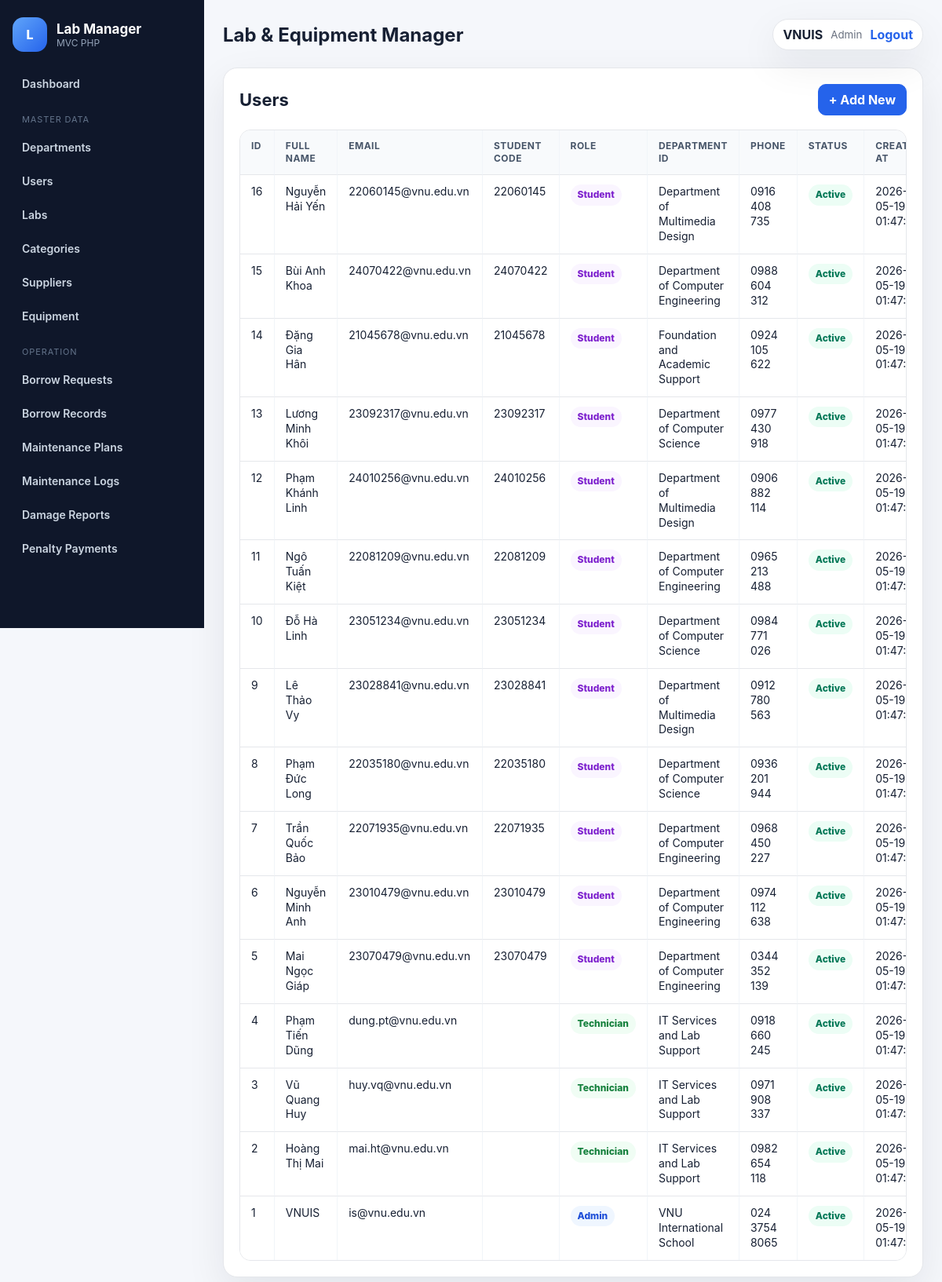
/index.php?route=users/index (signed in), run on the app's committed database.
### tables this page shows
CREATE TABLE users (
    id INT AUTO_INCREMENT PRIMARY KEY,
    department_id INT NULL,
    full_name VARCHAR(120) NOT NULL,
    email VARCHAR(150) NOT NULL UNIQUE,
    student_code VARCHAR(8) UNIQUE,
    password_hash VARCHAR(255) NOT NULL,
    role ENUM('admin', 'student', 'technician') NOT NULL DEFAULT 'student',
    phone VARCHAR(20),
    status ENUM('active', 'inactive') NOT NULL DEFAULT 'active',
    created_at DATETIME NOT NULL DEFAULT CURRENT_TIMESTAMP,

    CONSTRAINT fk_users_department
        FOREIGN KEY (department_id) REFERENCES departments(id)
        ON UPDATE CASCADE
        ON DELETE SET NULL
);

### app/core/Controller.php (called while the page is built, shortened)
<?php
class Controller
{
    public function __construct()
    {
        $this->pdo = Database::getConnection();
    }
    protected function view(string $view, array $data = []): void
    {
        extract($data);
        require BASE_PATH . '/app/views/layouts/header.php';
        require BASE_PATH . '/app/views/' . $view . '.php';
        require BASE_PATH . '/app/views/layouts/footer.php';
    }
}

### app/controllers/CrudController.php (called while the page is built, shortened)
<?php
class CrudController extends Controller
{
    protected string $moduleKey;
    protected array $schema;
    protected BaseModel $model;
    public function __construct(string $moduleKey)
    {
        parent::__construct();
        $this->moduleKey = $moduleKey;
        $this->schema = Schema::get($moduleKey);
        $this->model = new BaseModel($this->pdo);
    }
    public function index(): void
    {
        $where = $this->studentWhere();
        $rows = $this->model->getAll($this->schema, $where);
        $options = $this->loadRelationOptions();
        $this->view('crud/index', [
            'moduleKey' => $this->moduleKey,
            'schema' => $this->schema,
            'rows' => $rows,
            'options' => $options,
            'canCreate' => $this->can('create'),
            'canEdit' => $this->can('edit'),
            'canDelete' => $this->can('delete'),
        ]);
    }
    protected function can(string $action): bool
    {
        $roles = $this->schema['roles'][$action] ?? [];
        return Auth::check() && in_array(Auth::role(), $roles, true);
    }
    protected function studentWhere(): ?array
    {
        if (!Auth::isStudent()) return null;
        return null;
    }
    protected function loadRelationOptions(): array
    {
        $options = [];
        foreach ($this->schema['fields'] as $field => $meta) {
            if (($meta['type'] ?? '') === 'relation') {
                $rel = $meta['relation'];
                $options[$field] = $this->model->relationOptions($rel['table'], $rel['label'], $rel['extra'] ?? null);
            }
        }
        return $options;
    }
}

### index.php (called while the page is built, shortened)
<?php
require_once __DIR__ . '/config/config.php';
require_once BASE_PATH . '/app/core/Database.php';
require_once BASE_PATH . '/app/core/Auth.php';
require_once BASE_PATH . '/app/core/Controller.php';
require_once BASE_PATH . '/app/core/Schema.php';
require_once BASE_PATH . '/app/models/BaseModel.php';
require_once BASE_PATH . '/app/controllers/CrudController.php';
$route = $_GET['route'] ?? (Auth::check() ? 'dashboard/index' : 'auth/login');
[$module, $action] = array_pad(explode('/', $route, 2), 2, 'index');
$controller = new $controllerClass();
$method = $action === 'view' ? 'viewAction' : $action;
$controller->$method();

### config/config.php (called while the page is built, shortened)
<?php
function app_base_path(): string
{
    $scriptName = str_replace('\\', '/', $_SERVER['SCRIPT_NAME'] ?? '/index.php');
    $dir = rtrim(dirname($scriptName), '/');
    return ($dir === '.' || $dir === '/') ? '' : $dir;
}
function current_origin(): string
{
    $host = $_SERVER['HTTP_HOST'] ?? 'localhost';
    $https = (!empty($_SERVER['HTTPS']) && $_SERVER['HTTPS'] !== 'off');
    $scheme = $https ? 'https' : 'http';
    return $scheme . '://' . $host;
}
function base_url(): string
{
    return current_origin() . app_base_path();
}
function is_public_document_root(): bool
{
    $documentRoot = realpath($_SERVER['DOCUMENT_ROOT'] ?? '');
    $publicPath = realpath(BASE_PATH . '/public');
    return $documentRoot && $publicPath && $documentRoot === $publicPath;
}
function public_url(): string
{
    $base = base_url();
    return $base . '/public';
}
function url(string $route = '', array $params = []): string
{
    $query = array_merge(['route' => $route], $params);
    return base_url() . '/index.php?' . http_build_query($query);
}
function asset(string $path): string
{
    return public_url() . '/assets/' . ltrim($path, '/') . '?v=6';
}
function e($value): string
{
    return htmlspecialchars((string)$value, ENT_QUOTES, 'UTF-8');
}

### app/core/Auth.php (called while the page is built, shortened)
<?php
class Auth
{
    public static function user(): ?array
    {
        return $_SESSION['user'] ?? null;
    }
    public static function role(): ?string
    {
        return $_SESSION['user']['role'] ?? null;
    }
    public static function check(): bool
    {
        return isset($_SESSION['user']);
    }
    public static function isAdmin(): bool
    {
        return self::role() === 'admin';
    }
    public static function isStudent(): bool
    {
        return self::role() === 'student';
    }
}

### app/models/BaseModel.php (called while the page is built, shortened)
<?php
class BaseModel
{
    protected PDO $pdo;
    public function __construct(PDO $pdo)
    {
        $this->pdo = $pdo;
    }
    public function getAll(array $schema, ?array $where = null): array
    {
        $table = $schema['table'];
        $sql = "SELECT * FROM `$table`";
        $params = [];
        $sql .= " ORDER BY id DESC";
        $stmt = $this->pdo->prepare($sql);
        $stmt->execute($params);
        return $stmt->fetchAll();
    }
    public function relationOptions(string $table, string $labelField, ?string $extraField = null): array
    {
        $columns = ['id', $labelField];
        $select = implode(', ', array_map(fn($c) => "`$c`", $columns));
        $stmt = $this->pdo->query("SELECT $select FROM `$table` ORDER BY `$labelField` ASC");
        $items = [];
        while ($row = $stmt->fetch()) {
            $label = $row[$labelField] ?? ('#' . $row['id']);
            $items[(string)$row['id']] = $label;
        }
        return $items;
    }
}

### app/core/Database.php (called while the page is built, shortened)
<?php
class Database
{
    private static ?PDO $pdo = null;
    public static function getConnection(): PDO
    {
        $dsn = 'mysql:host=' . DB_HOST . ';dbname=' . DB_NAME . ';charset=' . DB_CHARSET;
        try {
            self::$pdo = new PDO($dsn, DB_USER, DB_PASS, [
                PDO::ATTR_ERRMODE => PDO::ERRMODE_EXCEPTION,
                PDO::ATTR_DEFAULT_FETCH_MODE => PDO::FETCH_ASSOC,
                PDO::ATTR_EMULATE_PREPARES => false,
            ]);
            self::ensureLatestSchema(self::$pdo);
            return self::$pdo;
        } catch (PDOException $e) {
            if (AUTO_INSTALL_DATABASE && strpos($e->getMessage(), 'Unknown database') !== false) {
                self::installDatabase();
                self::$pdo = new PDO($dsn, DB_USER, DB_PASS, [
                    PDO::ATTR_ERRMODE => PDO::ERRMODE_EXCEPTION,
                    PDO::ATTR_DEFAULT_FETCH_MODE => PDO::FETCH_ASSOC,
                    PDO::ATTR_EMULATE_PREPARES => false,
                ]);
                return self::$pdo;
            }
            die('Database connection failed: ' . $e->getMessage());
        }
    }
    private static function ensureLatestSchema(PDO $pdo): void
    {
        try {
            $stmt = $pdo->query("SHOW COLUMNS FROM users LIKE 'student_code'");
            $hasStudentCode = (bool)$stmt->fetch();
        } catch (Throwable $e) {
            self::installDatabase();
            self::$pdo = null;
        }
    }
}

### app/controllers/UsersController.php (called while the page is built)
<?php
class UsersController extends CrudController
{
    public function __construct()
    {
        parent::__construct('users');
    }
}

### app/core/Schema.php (called while the page is built, shortened)
<?php
class Schema
{
    public static function get(string $key): array
    {
        $all = self::all();
        return $all[$key];
    }
}

### app/views/crud/index.php (the view, shortened to what this page needs)
<section class="panel">
    <div class="panel-header">
        <div>
            <h2><?= e($schema['title']) ?></h2>
        </div>
        <?php if ($canCreate): ?>
            <a class="btn btn-primary" href="<?= url($moduleKey . '/create') ?>">+ Add New</a>
        <?php endif; ?>
    </div>
    <div class="table-responsive">
        <table class="data-table">
            <thead>
                <tr>
                    <?php foreach ($schema['list'] as $col): ?>
                        <th><?= e(ucwords(str_replace('_',' ', $col))) ?></th>
                    <?php endforeach; ?>
                </tr>
            </thead>
            <tbody>
                <?php foreach ($rows as $row): ?>
                    <tr>
                        <?php foreach ($schema['list'] as $col): ?>
                            <td>
                                <?php
                                    $value = $row[$col] ?? '';
                                    if (isset($options[$col]) && $value !== null) {
                                        echo e($options[$col][(string)$value] ?? ('#' . $value));
                                    } elseif ($col === 'status' || str_ends_with($col, '_status') || $col === 'role') {
                                        echo '<span class="badge badge-' . e((string)$value) . '">' . e((string)$value) . '</span>';
                                    } else {
                                        echo e(mb_strimwidth((string)$value, 0, 70, '...'));
                                    }
                                ?>
                            </td>
                        <?php endforeach; ?>
                    </tr>
                <?php endforeach; ?>
            </tbody>
        </table>
    </div>
</section>

### app/views/layouts/header.php (shortened to what this page needs)
<?php $user = Auth::user(); ?>
<!doctype html>
<html lang="en">
<head>
    <link rel="stylesheet" href="<?= asset('css/app.css') ?>">
        <?php
        $cssFile = BASE_PATH . '/public/assets/css/app.css';
        if (is_file($cssFile)) {
            readfile($cssFile);
        }
        ?>
</head>
<body>
<?php if (Auth::check()): ?>
<div class="app-shell">
    <aside class="sidebar">
        <div class="brand">
            <div class="brand-icon">L</div>
            <div>
                <strong>Lab Manager</strong>
                <span>MVC PHP</span>
            </div>
        </div>
        <nav class="nav">
            <a href="<?= url('dashboard/index') ?>">Dashboard</a>
            <div class="nav-title">Master Data</div>
            <?php if (in_array(Auth::role(), ['admin','technician'], true)): ?>
                <a href="<?= url('departments/index') ?>">Departments</a>
                <?php if (Auth::isAdmin()): ?>
                    <a href="<?= url('users/index') ?>">Users</a>
                <?php endif; ?>
                <a href="<?= url('labs/index') ?>">Labs</a>
                <a href="<?= url('equipment_categories/index') ?>">Categories</a>
                <a href="<?= url('suppliers/index') ?>">Suppliers</a>
            <?php endif; ?>
            <a href="<?= url('equipment/index') ?>">Equipment</a>
            <div class="nav-title">Operation</div>
            <a href="<?= url('borrow_requests/index') ?>">Borrow Requests</a>
            <a href="<?= url('borrow_records/index') ?>">Borrow Records</a>
            <?php if (!Auth::isStudent()): ?>
                <a href="<?= url('maintenance_schedules/index') ?>">Maintenance Plans</a>
                <a href="<?= url('maintenance_logs/index') ?>">Maintenance Logs</a>
                <a href="<?= url('damage_reports/index') ?>">Damage Reports</a>
            <?php endif; ?>
            <a href="<?= url('penalty_payments/index') ?>">Penalty Payments</a>
        </nav>
    </aside>
    <main class="main">
        <header class="topbar">
            <div>
                <h1><?= e(APP_NAME) ?></h1>
            </div>
            <div class="user-pill">
                <span><?= e($user['full_name']) ?></span>
                <small><?= e(ucfirst($user['role'])) ?></small>
                <a href="<?= url('auth/logout') ?>">Logout</a>
            </div>
        </header>
<?php endif; ?>

### public/assets/css/app.css (style rules this page uses)
:root { --bg: #f5f7fb; --panel: #ffffff; --text: #172033; --muted: #6b7280; --line: #e5e7eb; --primary: #2563eb; --primary-dark: #1e40af; --success: #059669; --warning: #d97706; --danger: #dc2626; --shadow: 0 18px 50px rgba(15, 23, 42, .08); }
* { box-sizing: border-box; }
body { margin: 0; font-family: Inter, Segoe UI, Roboto, Arial, sans-serif; background: var(--bg); color: var(--text); }
a { color: inherit; text-decoration: none; }
.app-shell { display: grid; grid-template-columns: 260px 1fr; min-height: 100vh; }
.sidebar { background: #0f172a; color: #fff; padding: 22px 16px; position: sticky; top: 0; height: 100vh; overflow-y: auto; }
.brand { display: flex; gap: 12px; align-items: center; margin-bottom: 22px; }
.brand-icon, .login-logo { width: 44px; height: 44px; border-radius: 14px; background: linear-gradient(135deg, #60a5fa, #2563eb); display:flex; align-items:center; justify-content:center; font-weight: 800; color: white; }
.brand strong { display: block; font-size: 17px; }
.brand span { display: block; color: #94a3b8; font-size: 12px; }
.nav { display: flex; flex-direction: column; gap: 6px; }
.nav a { padding: 10px 12px; border-radius: 10px; color: #cbd5e1; font-weight: 600; font-size: 14px; }
.nav-title { color: #64748b; font-size: 11px; letter-spacing: .08em; text-transform: uppercase; margin: 14px 12px 4px; }
.main { padding: 24px; min-width: 0; }
.topbar { display: flex; align-items: center; justify-content: space-between; gap: 16px; margin-bottom: 22px; }
.topbar h1 { margin: 0; font-size: 24px; }
.user-pill { display: flex; align-items: center; gap: 10px; background: var(--panel); border: 1px solid var(--line); box-shadow: var(--shadow); border-radius: 999px; padding: 9px 12px; }
.user-pill span { font-weight: 700; }
.user-pill small { color: var(--muted); }
.user-pill a { color: var(--primary); font-weight: 700; }
.stat-card, .panel, .login-card { background: var(--panel); border: 1px solid var(--line); border-radius: 18px; box-shadow: var(--shadow); }
.panel { padding: 20px; }
.panel-header { display:flex; align-items:flex-start; justify-content:space-between; gap: 16px; margin-bottom: 18px; }
.panel-header h2 { margin: 0; font-size: 22px; }
.table-responsive { width: 100%; overflow-x: auto; border: 1px solid var(--line); border-radius: 14px; }
.data-table { width: 100%; border-collapse: collapse; background: #fff; }
.data-table th, .data-table td { padding: 12px 14px; border-bottom: 1px solid var(--line); text-align: left; font-size: 14px; vertical-align: top; }
.data-table th { background: #f8fafc; color: #475569; font-size: 12px; text-transform: uppercase; letter-spacing: .04em; }
.btn { display:inline-flex; align-items:center; justify-content:center; border: 1px solid var(--line); background: #fff; color: #1f2937; padding: 9px 13px; border-radius: 10px; font-weight: 700; cursor: pointer; transition: .15s ease; }
.btn-primary { background: var(--primary); color: #fff; border-color: var(--primary); }
.badge { display:inline-flex; padding: 5px 9px; border-radius: 999px; background:#eef2ff; color:#3730a3; font-size: 12px; font-weight: 800; text-transform: capitalize; }
.badge-available, .badge-active, .badge-returned, .badge-completed, .badge-paid, .badge-passed { background:#ecfdf5; color:#047857; }
.badge-admin { background:#eff6ff; color:#1d4ed8; }
.badge-technician { background:#f0fdf4; color:#15803d; }
.badge-student { background:#faf5ff; color:#7e22ce; }
.topbar { align-items: center; }
.panel-header { align-items: center; }
.table-responsive { overflow-x: auto; }
.data-table { border-collapse: separate; border-spacing: 0; table-layout: auto; }
.data-table th, .data-table td { display: table-cell; border-bottom: 1px solid var(--line); line-height: 1.35; }
.data-table th:not(:last-child), .data-table td:not(:last-child) { border-right: 1px solid #f1f5f9; }
.data-table tbody tr:last-child td { border-bottom: 0; }

### data on the page
users: full_name "VNUIS", role "Admin", id "1", email "is@vnu.edu.vn", department "VNU International School", phone "024 3754 8065", status "Active", created_at "2026-05-19…"
users: id "16", full_name "Nguyễn Hải Yến", email "22060145@vnu.edu.vn", student_code "22060145", role "Student", department "Department of Multimedia Design", phone "0916 408 735", status "Active", created_at "2026-05-19…"
users: id "15", full_name "Bùi Anh Khoa", email "24070422@vnu.edu.vn", student_code "24070422", role "Student", department "Department of Computer Engineering", phone "0988 604 312", status "Active", created_at "2026-05-19…"
users: id "14", full_name "Đặng Gia Hân", email "21045678@vnu.edu.vn", student_code "21045678", role "Student", department "Foundation and Academic Support", phone "0924 105 622", status "Active", created_at "2026-05-19…"
users: id "13", full_name "Lương Minh Khôi", email "23092317@vnu.edu.vn", student_code "23092317", role "Student", department "Department of Computer Science", phone "0977 430 918", status "Active", created_at "2026-05-19…"
users: id "12", full_name "Phạm Khánh Linh", email "24010256@vnu.edu.vn", student_code "24010256", role "Student", department "Department of Multimedia Design", phone "0906 882 114", status "Active", created_at "2026-05-19…"
users: id "11", full_name "Ngô Tuấn Kiệt", email "22081209@vnu.edu.vn", student_code "22081209", role "Student", department "Department of Computer Engineering", phone "0965 213 488", status "Active", created_at "2026-05-19…"
users: id "10", full_name "Đỗ Hà Linh", email "23051234@vnu.edu.vn", student_code "23051234", role "Student", department "Department of Computer Science", phone "0984 771 026", status "Active", created_at "2026-05-19…"
users: id "9", full_name "Lê Thảo Vy", email "23028841@vnu.edu.vn", student_code "23028841", role "Student", department "Department of Multimedia Design", phone "0912 780 563", status "Active", created_at "2026-05-19…"
users: id "8", full_name "Phạm Đức Long", email "22035180@vnu.edu.vn", student_code "22035180", role "Student", department "Department of Computer Science", phone "0936 201 944", status "Active", created_at "2026-05-19…"
users: id "7", full_name "Trần Quốc Bảo", email "22071935@vnu.edu.vn", student_code "22071935", role "Student", department "Department of Computer Engineering", phone "0968 450 227", status "Active", created_at "2026-05-19…"
users: id "6", full_name "Nguyễn Minh Anh", email "23010479@vnu.edu.vn", student_code "23010479", role "Student", department "Department of Computer Engineering", phone "0974 112 638", status "Active", created_at "2026-05-19…"
users: id "5", full_name "Mai Ngọc Giáp", email "23070479@vnu.edu.vn", student_code "23070479", role "Student", department "Department of Computer Engineering", phone "0344 352 139", status "Active", created_at "2026-05-19…"
users: id "4", full_name "Phạm Tiến Dũng", email "dung.pt@vnu.edu.vn", role "Technician", department "IT Services and Lab Support", phone "0918 660 245", status "Active", created_at "2026-05-19…"
users: id "3", full_name "Vũ Quang Huy", email "huy.vq@vnu.edu.vn", role "Technician", department "IT Services and Lab Support", phone "0971 908 337", status "Active", created_at "2026-05-19…"
users: id "2", full_name "Hoàng Thị Mai", email "mai.ht@vnu.edu.vn", role "Technician", department "IT Services and Lab Support", phone "0982 654 118", status "Active", created_at "2026-05-19…"

### other printed values
APP_NAME "Lab & Equipment Manager"
$schema['title'] "Users"
str_replace('_',' ', $col) "ID"
str_replace('_',' ', $col) "FULL NAME"
str_replace('_',' ', $col) "EMAIL"
str_replace('_',' ', $col) "STUDENT CODE"
str_replace('_',' ', $col) "ROLE"
str_replace('_',' ', $col) "DEPARTMENT ID"
str_replace('_',' ', $col) "PHONE"
str_replace('_',' ', $col) "STATUS"
